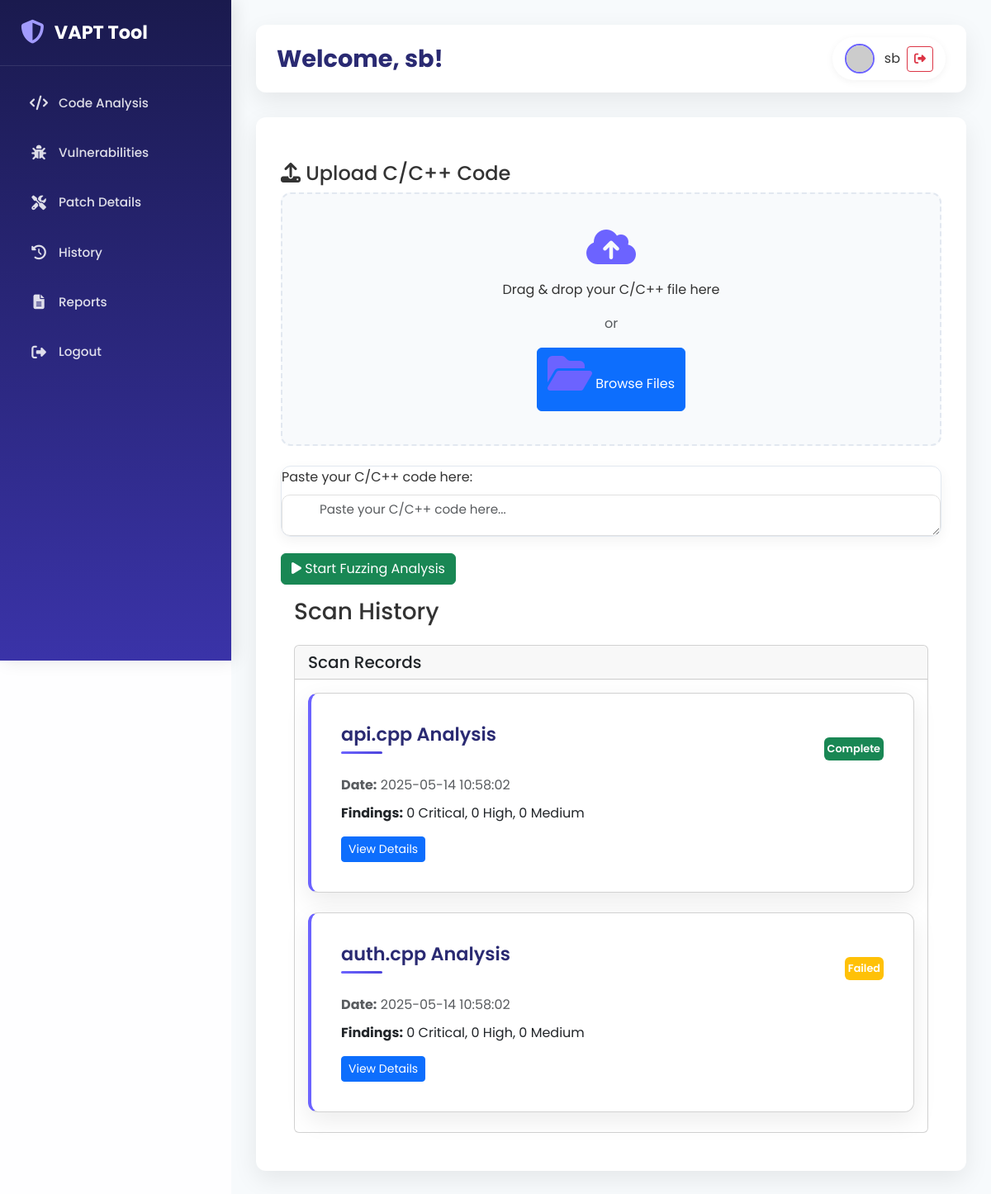
The page /user-dashboard.php (signed in) on the database its author committed.
### tables this page shows
CREATE TABLE IF NOT EXISTS `scan_history` (
  `id` int NOT NULL AUTO_INCREMENT,
  `user_id` int DEFAULT NULL,
  `filename` varchar(255) DEFAULT NULL,
  `status` varchar(50) DEFAULT NULL,
  `findings` text,
  `scan_date` datetime DEFAULT NULL,
  `created_at` datetime DEFAULT CURRENT_TIMESTAMP,
  `critical` int DEFAULT '0',
  `high` int DEFAULT '0',
  `medium` int DEFAULT '0',
  PRIMARY KEY (`id`)
);

### user-dashboard.php (the view, shortened to what this page needs)
<?php
require 'db.php';
$user_id = $_SESSION['user_id'];
$user_role = $_SESSION['user_role'];
try {
    if ($user_role === 'admin') {
        $stmt = $pdo->prepare("SELECT sh.id, sh.filename, sh.status, sh.created_at, sh.critical, sh.high, sh.medium, u.username
                               FROM scan_history sh
                               INNER JOIN users u ON sh.user_id = u.id
                               ORDER BY sh.created_at DESC");
        $stmt->execute();
    } else {
        $stmt = $pdo->prepare("SELECT sh.id, sh.filename, sh.status, sh.created_at, sh.critical, sh.high, sh.medium
                               FROM scan_history sh
                               WHERE sh.user_id = ?
                               ORDER BY sh.created_at DESC");
        $stmt->execute([$user_id]);
    }
    $scan_results = $stmt->fetchAll(PDO::FETCH_ASSOC);
} catch (PDOException $e) {
    echo "Error fetching scan history: " . $e->getMessage();
}
?>
<!DOCTYPE html>
<html lang="en">
<head>
    <link href="https://cdn.jsdelivr.net/npm/bootstrap@5.3.0/dist/css/bootstrap.min.css" rel="stylesheet">
    <link rel="stylesheet" href="https://cdnjs.cloudflare.com/ajax/libs/font-awesome/6.4.0/css/all.min.css">
    <link rel="stylesheet" href="styles.css">
    <link rel="stylesheet" href="https://cdn.jsdelivr.net/npm/bootstrap-icons@1.12.1/font/bootstrap-icons.min.css">
</head>
<div class="sidebar">
    <div class="sidebar-header">
        <h3><i class="fas fa-shield-alt"></i> VAPT Tool</h3>
    </div>
    <ul class="nav flex-column">
        <li class="nav-item">
            <a class="nav-link sidebar-link" data-target="codeAnalysis"><i class="fas fa-code"></i> Code Analysis</a>
        </li>
        <li class="nav-item">
            <a class="nav-link sidebar-link" data-target="vulnerabilities"><i class="fas fa-bug"></i> Vulnerabilities</a>
        </li>
        <li class="nav-item">
            <a class="nav-link sidebar-link" data-target="pageDetail"><i class="fas fa-tools"></i> Patch Details</a>
        </li>
        <li class="nav-item">
            <a class="nav-link sidebar-link" data-target="history"><i class="fas fa-history"></i> History</a>
        </li>
        <li class="nav-item">
            <a class="nav-link sidebar-link" data-target="report"><i class="fas fa-file-alt"></i> Reports</a>
        </li>
        <li class="nav-item">
            <a class="nav-link" href="logout.php"><i class="fas fa-sign-out-alt"></i> Logout</a>
        </li>
    </ul>
</div>
<div class="main-content">
    <div class="header">
        <h2>Welcome, <?= htmlspecialchars($_SESSION['user_name']) ?>!</h2>
        <div class="user-profile">
            <img src="https://ui-avatars.com/api/?name=<?= urlencode($_SESSION['user_name']) ?>&background=6c63ff&color=fff" alt="User">
            <span class="me-2"><?= htmlspecialchars($_SESSION['user_name']) ?></span>
            <a href="logout.php" class="btn btn-sm btn-outline-danger"><i class="fas fa-sign-out-alt"></i></a>
        </div>
    </div>
    <div id="codeAnalysis" class="dashboard-card">
        <h4 class="mt-4"><i class="fas fa-upload"></i> Upload C/C++ Code</h4>
        <div class="file-upload">
            <i class="fas fa-cloud-upload-alt fa-2x"></i>
            <p>Drag & drop your C/C++ file here</p>
            <p class="text-muted">or</p>
            <button class="btn btn-primary" onclick="document.getElementById('file-input').click();">
                <i class="fas fa-folder-open"></i> Browse Files
            </button>
        </div>
        <div class="code-editor mt-4">
            <label for="code-input" class="form-label">Paste your C/C++ code here:</label>
            <textarea id="code-input" class="form-control" placeholder="Paste your C/C++ code here..."></textarea>
        </div>
        <div class="mt-3">
            <button class="btn btn-success" id="start-fuzzing-btn">
                <i class="fas fa-play"></i> Start Fuzzing Analysis
            </button>
        </div>
<div class="page-section p-3" id="history">
    <div class="content-wrapper">
        <h1 class="h3 mb-4 text-gray-800">Scan History</h1>
        <div class="card">
            <div class="card-header">
                <h5 class="m-0 font-weight-bold">Scan Records</h5>
            </div>
            <div class="card-body p-0">
                <div class="m-3">
                    <?php if (!empty($scan_results)) : ?>
                        <?php foreach ($scan_results as $scan) :
                            $filename = htmlspecialchars($scan['filename'] ?? 'Unknown File');
                            $status = htmlspecialchars($scan['status'] ?? 'Unknown');
                            $date = htmlspecialchars($scan['created_at'] ?? 'Unknown Date');
                            $critical = (int)($scan['critical'] ?? 0);
                            $high = (int)($scan['high'] ?? 0);
                            $medium = (int)($scan['medium'] ?? 0);
                        ?>
                            <div class="card scan-card mb-4">
                                <div class="card-body">
                                    <div class="d-md-flex justify-content-between align-items-center">
                                        <h5 class="card-title"><?= $filename ?> Analysis</h5>
                                        <span class="status-badge <?= $status === 'Complete' ? 'bg-success' : 'bg-warning' ?> p-1 rounded text-white">
                                            <?= $status ?>
                                        </span>
                                    </div>
                                    <p class="text-muted mb-2"><strong>Date:</strong> <?= $date ?></p>
                                    <p><strong>Findings:</strong> <?= $critical ?> Critical, <?= $high ?> High, <?= $medium ?> Medium</p>
                                    <a href="scan-details.php?id=<?= (int)$scan['id'] ?>" class="btn btn-sm btn-primary">View Details</a>
                                </div>
                            </div>
                        <?php endforeach; ?>
                    <?php else : ?>
                        <p class="text-muted">No scan records found.</p>
                    <?php endif; ?>
                </div>
            </div>
        </div>
    </div>
</div>
</body>
</html>

### styles.css (style rules this page uses)
:root { --primary-color: #6c63ff; --primary-light: #a29bfe; --secondary-color: #4d44db; --secondary-dark: #3a33a8; --dark-color: #2a2a72; --darker-color: #1a1a4e; --light-color: #f8f9fa; --lighter-color: #fefeff; --danger-color: #ff6b6b; --warning-color: #ffa502; --success-color: #20bf6b; --info-color: #2d98da; --sidebar-width: 280px; --border-radius: 12px; --box-shadow: 0 10px 30px rgba(0, 0, 0, 0.08); --transition: all 0.3s cubic-bezier(0.25, 0.8, 0.25, 1); }
.form-control { height: 50px; border-radius: 10px; padding-left: 45px; border: 1px solid #e0e0e0; transition: var(--transition); font-size: 0.95rem; }
.sidebar { width: var(--sidebar-width); height: 100vh; position: fixed; left: 0; top: 0; background: linear-gradient(180deg, var(--darker-color) 0%, var(--secondary-dark) 100%); color: white; padding: 25px 0; box-shadow: 4px 0 20px rgba(0, 0, 0, 0.1); z-index: 100; transition: var(--transition); }
.sidebar-header { padding: 0 25px 25px; margin-bottom: 15px; border-bottom: 1px solid rgba(255, 255, 255, 0.1); }
.sidebar-header h3 { font-weight: 700; margin-bottom: 0; display: flex; align-items: center; font-size: 1.4rem; color: white; }
.sidebar-header h3 i { margin-right: 12px; font-size: 1.8rem; color: var(--primary-light); }
.nav-link { color: rgba(255, 255, 255, 0.85); padding: 14px 25px; margin: 4px 10px; border-radius: 8px; font-weight: 500; transition: var(--transition); display: flex; align-items: center; font-size: 0.95rem; }
.nav-link i { width: 24px; text-align: center; margin-right: 12px; font-size: 1.1rem; }
.main-content { margin-left: var(--sidebar-width); padding: 30px; min-height: 100vh; background-color: #f7fafc; transition: var(--transition); }
.header { display: flex; justify-content: space-between; align-items: center; margin-bottom: 30px; padding: 10px 0; background: white; padding: 15px 25px; border-radius: var(--border-radius); box-shadow: var(--box-shadow); }
.header h2 { font-weight: 700; color: var(--dark-color); margin-bottom: 0; font-size: 1.8rem; }
.user-profile { display: flex; align-items: center; background: white; padding: 8px 15px; border-radius: 30px; box-shadow: 0 2px 10px rgba(0, 0, 0, 0.05); transition: var(--transition); cursor: pointer; }
.user-profile img { width: 36px; height: 36px; border-radius: 50%; margin-right: 12px; border: 2px solid var(--primary-color); object-fit: cover; }
.dashboard-card { background: white; border-radius: var(--border-radius); box-shadow: var(--box-shadow); padding: 30px; margin-bottom: 30px; transition: var(--transition); border: none; }
.card-title { font-weight: 600; color: var(--dark-color); margin-bottom: 25px; display: flex; align-items: center; font-size: 1.4rem; position: relative; padding-bottom: 10px; }
.card-title::after { content: ''; position: absolute; bottom: 0; left: 0; width: 50px; height: 3px; background: linear-gradient(to right, var(--primary-color), var(--secondary-color)); border-radius: 3px; }
.file-upload { border: 2px dashed #e2e8f0; border-radius: var(--border-radius); padding: 40px 20px; text-align: center; cursor: pointer; background-color: #f8fafc; margin-bottom: 20px; transition: var(--transition); }
.file-upload i { font-size: 3rem; color: var(--primary-color); margin-bottom: 15px; transition: var(--transition); }
.code-editor { border: 1px solid #e2e8f0; border-radius: var(--border-radius); overflow: hidden; margin-bottom: 20px; box-shadow: 0 5px 15px rgba(0, 0, 0, 0.05); }
.scan-card { background: white; border-radius: var(--border-radius); box-shadow: var(--box-shadow); padding: 20px; margin-bottom: 20px; transition: var(--transition); border-left: 4px solid var(--primary-color); }
.status-badge { font-size: 0.8rem; font-weight: 600; padding: 5px 12px; border-radius: 20px; }

### rows shown on the page
scan_history: filename "api.cpp", status "Complete", created_at "2025-05-14 10:58:02", critical "0", high "0", medium "0"
scan_history: filename "auth.cpp", status "Failed", created_at "2025-05-14 10:58:02", critical "0", high "0", medium "0"

### other values the page prints
$_SESSION['user_name'] "sb"
